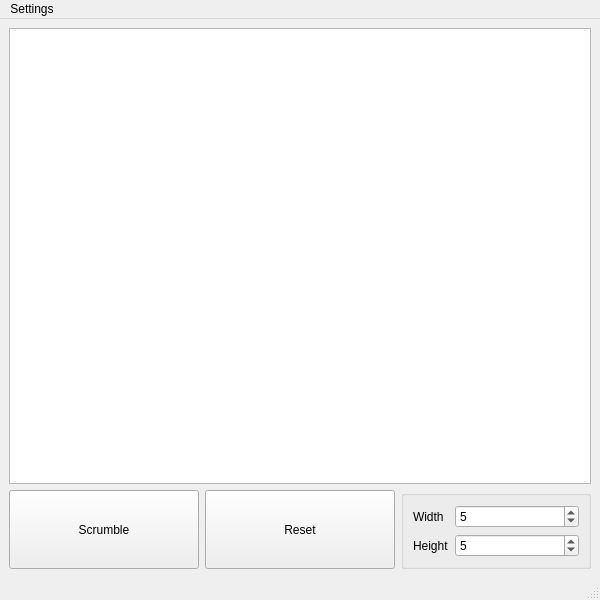
<?xml version="1.0" encoding="UTF-8"?>
<ui version="4.0">
 <class>MainWindow</class>
 <widget class="QMainWindow" name="MainWindow">
  <property name="geometry">
   <rect>
    <x>0</x>
    <y>0</y>
    <width>600</width>
    <height>600</height>
   </rect>
  </property>
  <property name="windowTitle">
   <string>Loopover</string>
  </property>
  <property name="windowIcon">
   <iconset resource="../res.qrc">
    <normaloff>:/icons/ico/icon.ico</normaloff>:/icons/ico/icon.ico</iconset>
  </property>
  <widget class="QWidget" name="centralwidget">
   <layout class="QGridLayout" name="gridLayoutWidget">
    <item row="0" column="0">
     <widget class="QTableView" name="tableView">
      <property name="sizeAdjustPolicy">
       <enum>QAbstractScrollArea::AdjustIgnored</enum>
      </property>
      <property name="dragEnabled">
       <bool>true</bool>
      </property>
      <property name="showGrid">
       <bool>false</bool>
      </property>
     </widget>
    </item>
    <item row="4" column="0">
     <layout class="QGridLayout" name="gridLayoutControls">
      <item row="2" column="2">
       <widget class="QGroupBox" name="groupBox">
        <property name="sizePolicy">
         <sizepolicy hsizetype="Minimum" vsizetype="Minimum">
          <horstretch>0</horstretch>
          <verstretch>0</verstretch>
         </sizepolicy>
        </property>
        <property name="title">
         <string/>
        </property>
        <layout class="QFormLayout" name="formLayout">
         <item row="0" column="0">
          <widget class="QLabel" name="labelWidth">
           <property name="text">
            <string>Width</string>
           </property>
          </widget>
         </item>
         <item row="0" column="1">
          <widget class="QSpinBox" name="spinBoxWidth">
           <property name="sizePolicy">
            <sizepolicy hsizetype="Minimum" vsizetype="Minimum">
             <horstretch>0</horstretch>
             <verstretch>0</verstretch>
            </sizepolicy>
           </property>
           <property name="minimum">
            <number>1</number>
           </property>
           <property name="maximum">
            <number>20</number>
           </property>
           <property name="value">
            <number>5</number>
           </property>
          </widget>
         </item>
         <item row="1" column="0">
          <widget class="QLabel" name="labelHeight">
           <property name="text">
            <string>Height</string>
           </property>
          </widget>
         </item>
         <item row="1" column="1">
          <widget class="QSpinBox" name="spinBoxHeight">
           <property name="sizePolicy">
            <sizepolicy hsizetype="Minimum" vsizetype="Minimum">
             <horstretch>0</horstretch>
             <verstretch>0</verstretch>
            </sizepolicy>
           </property>
           <property name="minimum">
            <number>1</number>
           </property>
           <property name="maximum">
            <number>209</number>
           </property>
           <property name="value">
            <number>5</number>
           </property>
          </widget>
         </item>
        </layout>
       </widget>
      </item>
      <item row="2" column="1">
       <widget class="QPushButton" name="pushButtonReset">
        <property name="sizePolicy">
         <sizepolicy hsizetype="Minimum" vsizetype="Minimum">
          <horstretch>0</horstretch>
          <verstretch>0</verstretch>
         </sizepolicy>
        </property>
        <property name="minimumSize">
         <size>
          <width>0</width>
          <height>50</height>
         </size>
        </property>
        <property name="text">
         <string>Reset</string>
        </property>
       </widget>
      </item>
      <item row="2" column="0">
       <widget class="QPushButton" name="pushButtonScrumble">
        <property name="enabled">
         <bool>true</bool>
        </property>
        <property name="sizePolicy">
         <sizepolicy hsizetype="Minimum" vsizetype="Minimum">
          <horstretch>0</horstretch>
          <verstretch>0</verstretch>
         </sizepolicy>
        </property>
        <property name="minimumSize">
         <size>
          <width>0</width>
          <height>50</height>
         </size>
        </property>
        <property name="text">
         <string>Scrumble</string>
        </property>
       </widget>
      </item>
     </layout>
    </item>
   </layout>
  </widget>
  <widget class="QMenuBar" name="menuBar">
   <property name="geometry">
    <rect>
     <x>0</x>
     <y>0</y>
     <width>600</width>
     <height>23</height>
    </rect>
   </property>
   <widget class="QMenu" name="menuHelp">
    <property name="title">
     <string>Settings</string>
    </property>
   </widget>
   <addaction name="menuHelp"/>
  </widget>
  <widget class="QStatusBar" name="statusBar"/>
 </widget>
 <resources>
  <include location="../res.qrc"/>
 </resources>
 <connections/>
</ui>
